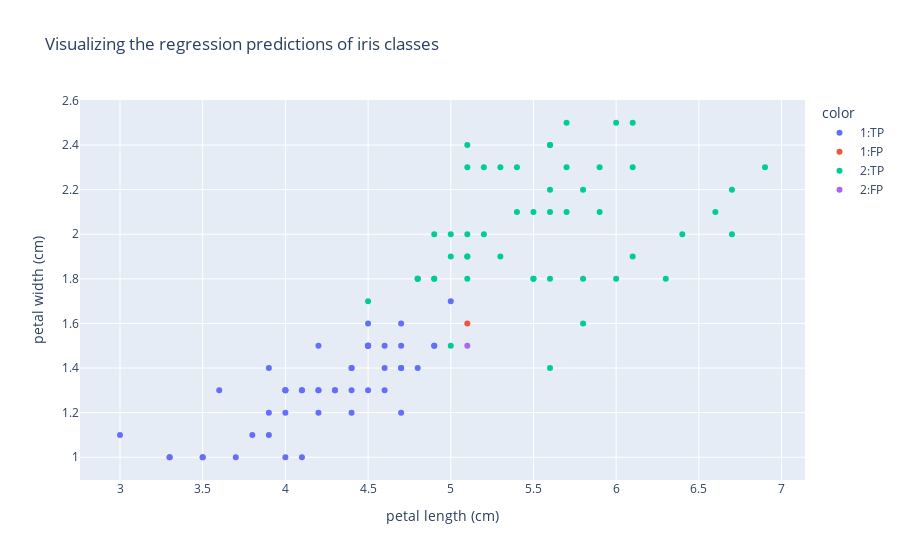

The notebook cell saved with this chart:
### Markdown cell above
Visualizing some feature relations.

### Code cell
fig =px.scatter(df, x=X[:,2], y=X[:,3], color= df.GT.astype(str)+':' + df.Result, title= 'Visualizing the regression predictions of iris classes')
fig.update_layout(yaxis_title="petal width (cm)",
                xaxis_title = 'petal length (cm)')
fig.show()

### Figure 1 — Plotly figure (JSON) as saved in the notebook; plotly's stock layout.template omitted (floating-point values rounded to 4 significant figures)
{"data": [{"hovertemplate": "color=1:TP<br>x=%{x}<br>y=%{y}<extra></extra>", "legendgroup": "1:TP", "marker": {"color": "#636efa", "symbol": "circle"}, "mode": "markers", "name": "1:TP", "orientation": "v", "showlegend": true, "type": "scatter", "x": [4.7, 4.5, 4.9, 4, 4.6, 4.5, 4.7, 3.3, 4.6, 3.9, 3.5, 4.2, 4, 4.7, 3.6, 4.4, 4.5, 4.1, 4.5, 3.9, 4, 4.9, 4.7, 4.3, 4.4, 4.8, 5, 4.5, 3.5, 3.8, 3.7, 3.9, 4.5, 4.5, 4.7, 4.4, 4.1, 4, 4.4, 4.6, 4, 3.3, 4.2, 4.2, 4.2, 4.3, 3, 4.1], "xaxis": "x", "y": [1.4, 1.5, 1.5, 1.3, 1.5, 1.3, 1.6, 1, 1.3, 1.4, 1, 1.5, 1, 1.4, 1.3, 1.4, 1.5, 1, 1.5, 1.1, 1.3, 1.5, 1.2, 1.3, 1.4, 1.4, 1.7, 1.5, 1, 1.1, 1, 1.2, 1.5, 1.6, 1.5, 1.3, 1.3, 1.3, 1.2, 1.4, 1.2, 1, 1.3, 1.2, 1.3, 1.3, 1.1, 1.3], "yaxis": "y"}, {"hovertemplate": "color=1:FP<br>x=%{x}<br>y=%{y}<extra></extra>", "legendgroup": "1:FP", "marker": {"color": "#EF553B", "symbol": "circle"}, "mode": "markers", "name": "1:FP", "orientation": "v", "showlegend": true, "type": "scatter", "x": [4.8, 5.1], "xaxis": "x", "y": [1.8, 1.6], "yaxis": "y"}, {"hovertemplate": "color=2:TP<br>x=%{x}<br>y=%{y}<extra></extra>", "legendgroup": "2:TP", "marker": {"color": "#00cc96", "symbol": "circle"}, "mode": "markers", "name": "2:TP", "orientation": "v", "showlegend": true, "type": "scatter", "x": [6, 5.1, 5.9, 5.6, 5.8, 6.6, 4.5, 6.3, 5.8, 6.1, 5.1, 5.3, 5.5, 5, 5.1, 5.3, 5.5, 6.7, 6.9, 5, 5.7, 4.9, 6.7, 4.9, 5.7, 6, 4.8, 4.9, 5.6, 5.8, 6.1, 6.4, 5.6, 5.6, 6.1, 5.6, 5.5, 4.8, 5.4, 5.6, 5.1, 5.1, 5.9, 5.7, 5.2, 5, 5.2, 5.4, 5.1], "xaxis": "x", "y": [2.5, 1.9, 2.1, 1.8, 2.2, 2.1, 1.7, 1.8, 1.8, 2.5, 2, 1.9, 2.1, 2, 2.4, 2.3, 1.8, 2.2, 2.3, 1.5, 2.3, 2, 2, 1.8, 2.1, 1.8, 1.8, 1.8, 2.1, 1.6, 1.9, 2, 2.2, 1.4, 2.3, 2.4, 1.8, 1.8, 2.1, 2.4, 2.3, 1.9, 2.3, 2.5, 2.3, 1.9, 2, 2.3, 1.8], "yaxis": "y"}, {"hovertemplate": "color=2:FP<br>x=%{x}<br>y=%{y}<extra></extra>", "legendgroup": "2:FP", "marker": {"color": "#ab63fa", "symbol": "circle"}, "mode": "markers", "name": "2:FP", "orientation": "v", "showlegend": true, "type": "scatter", "x": [5.1], "xaxis": "x", "y": [1.5], "yaxis": "y"}], "layout": {"legend": {"title": {"text": "color"}, "tracegroupgap": 0}, "title": {"text": "Visualizing the regression predictions of iris classes"}, "xaxis": {"anchor": "y", "domain": [0, 1], "title": {"text": "petal length (cm)"}}, "yaxis": {"anchor": "x", "domain": [0, 1], "title": {"text": "petal width (cm)"}}}}
